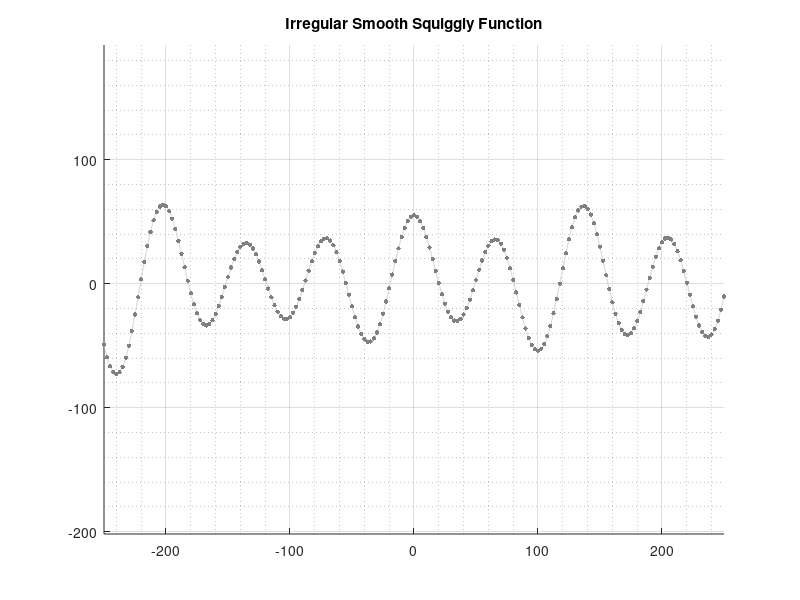
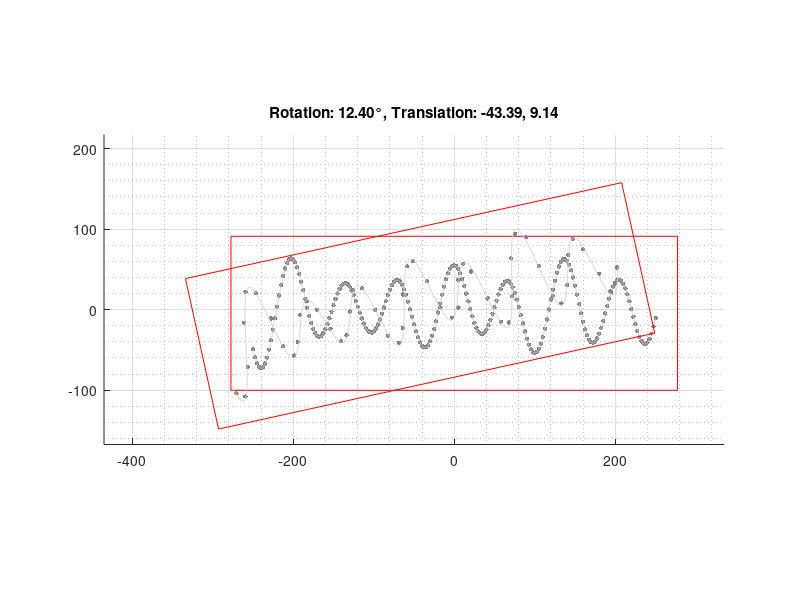

The MATLAB source for these figures, in order: (Note: this script raises an error after producing the figures.)
%% Point-to-point Iterative Closest Point Algorithm - 2D

% 2-dimensional hardware friendly implementation of the point-to-point 
% Iterative Closest Point (ICP) point cloud registration algorithm

out_dir_LIGHT = 'P2P_ICP_2D_Figures_LIGHT';
out_dir_DARK = 'P2P_ICP_2D_Figures_DARK';

%% Generate an irregular smooth squiggly function

% Parameters
range = 100;            % size of 2D square containing line (must be a whole number multiple of 4)
extent = 5;             % factor to scale range and define the horizontal extent of the line
n_points = 10;          % number of horizontal points per range increment
downsample_factor = 4;  % source point cloud downsample factor

% Initialize time signal vector for horizontal axis (x)
t = linspace(0, extent*range, extent*range*n_points+1);
y = zeros(size(t));

% Number of harmonic components (more terms = more irregularity)
num_terms = 100;

% Stocatically generated function
for k = 1:num_terms
    A = ((rand()*(2*(range/2)/3))+((range/2)/3))*(1/k);
    f = (rand()*1/range)+1/(2*range);
    phi = rand()*2*pi;
    if rand() > 0.5
        y = y + A * sin(2*pi*f*t + phi);
    else
        y = y + A * cos(2*pi*f*t + phi);
    end
end

% Densely sampled 2D point cloud
xy = [t' y'];

%% 2D Point Cloud

% Downsample the function to generate a 2D point cloud
pc = xy(1:range/4:end, :);

% Center the 2D point clout at zero (center the function data as well)
pc = pc - mean(pc, 1);
xy = xy - mean(xy, 1);

% Define corners for a bounding box around pc with a 20% border
border = min([0.2*(max(pc(:, 1))-min(pc(:, 1))), 0.2*(max(pc(:, 2))-min(pc(:, 2)))]);
cnrs = [min(pc(:, 1))-border, min(pc(:, 2))-border; ...
        max(pc(:, 1))+border, min(pc(:, 2))-border; ...
        max(pc(:, 1))+border, max(pc(:, 2))+border; ...
        min(pc(:, 1))-border, max(pc(:, 2))+border];
cnrs(end+1,:) = cnrs(1,:);

%% Downsample the point cloud

% Downsample the point cloud according to downsample_factor using binning
num_bins = ceil(size(pc, 1) / downsample_factor);
pc_downsampled = zeros(num_bins, 2);

% Compute the average of neighboring values and store the downsampled point cloud
for i = 1:num_bins
    bin_start = (i-1) * downsample_factor + 1;
    bin_end = min(i * downsample_factor, size(pc, 1));
    pc_downsampled(i, :) = mean(pc(bin_start:bin_end, :), 1);
end

%% Add some noise to simulate a real world acquisition

% Add Gaussian noise to the point cloud
noise_level = range/80; % Adjust the noise level as needed
noise = noise_level * randn(size(pc_downsampled)); % Generate Gaussian noise
pc_noisy = pc_downsampled + noise; % Add noise to the point cloud

%% Transform the point cloud

% Generate random rotation angle (in radians)
theta = (rand() * deg2rad(30)) - deg2rad(15);

% 2D rotation matrix
R = [cos(theta), -sin(theta);
     sin(theta),  cos(theta)];

% Random translation vector (1x2)
t = rand(1, 2)*2*range-range;

% Apply transformation: rotate then translate
pc_transformed = (R * pc_noisy')' + t;
xy_transformed = (R * xy')' + t;
cnrs_transformed = (R * cnrs')' + t;

%% Visualize point clouds

% Plot original function
figure; hold on;
plot(xy(:, 1), xy(:, 2), 'LineWidth', 0.1, 'Color', repmat(0.8, [1 3]));
scatter(pc(:, 1), pc(:, 2), 10, 'filled', 'MarkerFaceColor', repmat(0.5, [1 3]));
hold off;
axis equal;
grid on; grid minor;
title('Irregular Smooth Squiggly Function');
fig1 = gcf;

% Visualize point clouds before ICP
figure; hold on;

% Original point cloud
scatter(pc(:, 1), pc(:, 2), 10, 'filled', 'MarkerFaceColor', repmat(0.5, [1 3]));
plot(xy(:, 1), xy(:, 2), 'LineWidth', 0.1, 'Color', repmat(0.8, [1 3]));
plot(cnrs(:, 1), cnrs(:, 2), 'LineWidth', 0.1, 'Color', 'r');

% Transformed point cloud
scatter(pc_transformed(:, 1), pc_transformed(:, 2), 10, 'filled', 'MarkerFaceColor', [0.5 0.5 0.5]);
plot(xy_transformed(:, 1), xy_transformed(:, 2), 'LineWidth', 0.1, 'Color', repmat(0.8, [1 3]));
plot(cnrs_transformed(:, 1), cnrs_transformed(:, 2), 'LineWidth', 0.1, 'Color', 'r'); hold off;

% Get current axis limits
x_limits = xlim;
y_limits = ylim;

% Increase limits by 20%
x_range_increase = 0.05 * (x_limits(2) - x_limits(1));
y_range_increase = 0.05 * (y_limits(2) - y_limits(1));

% Set new axis limits
xlim([x_limits(1) - x_range_increase, x_limits(2) + x_range_increase]);
ylim([y_limits(1) - y_range_increase, y_limits(2) + y_range_increase]);

axis equal;
grid on; grid minor;
title(sprintf("Rotation: %.2f°, Translation: %.2f, %.2f", rad2deg(theta), t(1), t(2)));
fig2 = gcf;

%% Prompt the user to save figures

% Output directory
if ~exist(out_dir_LIGHT, 'dir')
    mkdir(out_dir_LIGHT);
elseif ~exist(out_dir_DARK, 'dir')
    mkdir(out_dir_DARK);
end

saveFiguresInput = input('Set save figures flag? (Y/N): ', 's');

if strcmpi(saveFiguresInput, 'Y')
    saveFigures = 1;
elseif strcmpi(saveFiguresInput, 'N')
    saveFigures = 0;
else
    error('Invalid input. Please enter Y or N.');
end

if saveFigures
    delete(fullfile(out_dir_LIGHT, '*'));
    delete(fullfile(out_dir_DARK, '*'));
    
    % Export light and dark theme versions
    fig1.Theme = 'light';
    fig1.Color = [0.95, 0.95, 0.95]; % figure background
    exportgraphics(fig1, sprintf('%s/squiggly_function.png', out_dir_LIGHT), 'Resolution', 300, 'Padding', 'figure');
    fig1.Theme = 'dark';
    fig1.Color = [0.15 0.15 0.15]; % figure background
    exportgraphics(fig1, sprintf('%s/squiggly_function.png', out_dir_DARK), 'Resolution', 300, 'Padding', 'figure');

    % Export light and dark theme versions
    fig2.Theme = 'light';
    fig2.Color = [0.95, 0.95, 0.95]; % figure background
    exportgraphics(fig2, sprintf('%s/point_clouds.png', out_dir_LIGHT), 'Resolution', 300, 'Padding', 'figure');
    fig2.Theme = 'dark';
    fig2.Color = [0.15 0.15 0.15]; % figure background
    exportgraphics(fig2, sprintf('%s/point_clouds.png', out_dir_DARK), 'Resolution', 300, 'Padding', 'figure');

    % Close figures to save memory
    close(fig1);
    close(fig2);
end

%% Iterative Closest Point (ICP) Algorithm

% Reference point cloud: pc
Q = pc;
% Input point cloud: pc_transformed
P = pc_transformed;

% The whole idea with the ICP algorithm is to, as the name implies, 
% iteratively transform the points in P such that they lie above their 
% corresponding points in Q

% Construct a k-dimensional (k-D) tree for the reference point cloud Q
Q_tree = KDTreeSearcher(Q);

% For each point in P, find the nearest point in Q
nearest_idx = knnsearch(Q_tree, P);
Q_nearest = Q(nearest_idx, :);

% Initialize the previous transformation error
prev_transformation_error = inf;

% Calculate the transformation error as the root mean squared distance
transformation_error = mean(sqrt(sum((P - Q_nearest).^2, 2)));

% Set a maximum number of iterations in the case of no convergence
max_iterations = 50; % Maximum number of iterations
iteration = 0; % Initialize iteration counter

% Continue to iterate while the transformation error continues to change
while (abs(prev_transformation_error - transformation_error) > 1e-4) && ((iteration-1) < max_iterations)
    
    % For each point in P, find the nearest point in Q
    tic;                                % Vectorized brute force implementation
    D = pdist2(P, Q, 'euclidean');
    [~, nearest_idx] = min(D, [], 2);
    Q_nearest = Q(nearest_idx, :);
    time_b = toc;
    tic;                                % MATLAB's built-in k-D tree implementation
    nearest_idx = knnsearch(Q_tree, P);
    Q_nearest = Q(nearest_idx, :);
    time_k = toc;
    fprintf("MATLAB's k-D tree implementation was %.2f%% faster.\n", 100 * (time_b - time_k) / time_b);

    % Visualize point clouds
    figure; hold on;
    
    % Reference point cloud
    scatter(Q(:, 1), Q(:, 2), 10, 'filled', 'MarkerFaceColor', repmat(0.5, [1 3]));
    plot(xy(:, 1), xy(:, 2), 'LineWidth', 0.1, 'Color', repmat(0.8, [1 3]));
    plot(cnrs(:, 1), cnrs(:, 2), 'LineWidth', 0.1, 'Color', 'r');

    % Input point cloud
    scatter(P(:, 1), P(:, 2), 10, 'filled', 'MarkerFaceColor', [0.5 0.5 0.5]);
    plot(xy_transformed(:, 1), xy_transformed(:, 2), 'LineWidth', 0.1, 'Color', repmat(0.8, [1 3]));
    plot(cnrs_transformed(:, 1), cnrs_transformed(:, 2), 'LineWidth', 0.1, 'Color', 'r');

    % For each point in P, draw a line to the nearest point in Q
    for i = 1:size(P, 1)
        plot([P(i, 1) Q_nearest(i, 1)], [P(i, 2) Q_nearest(i, 2)], 'LineWidth', 0.1);
    end
    
    % Get current axis limits
    x_limits = xlim;
    y_limits = ylim;
    
    % Increase limits by 20%
    x_range_increase = 0.05 * (x_limits(2) - x_limits(1));
    y_range_increase = 0.05 * (y_limits(2) - y_limits(1));
    
    % Set new axis limits
    xlim([x_limits(1) - x_range_increase, x_limits(2) + x_range_increase]);
    ylim([y_limits(1) - y_range_increase, y_limits(2) + y_range_increase]);
    
    axis equal;
    grid on; grid minor;
    title(sprintf("ICP Iteration %d | Transformation Error: %.2f", iteration, transformation_error));
    if saveFigures
        fig = gcf;

        % Export light adn dark theme versions
        fig.Theme = 'light';
        fig.Color = [0.95 0.95 0.95];
        exportgraphics(fig, sprintf('%s/ICP_iteration_%d.png', out_dir_LIGHT, iteration), 'Resolution', 300, 'Padding', 'figure');
        fig.Theme = 'dark';
        fig.Color = [0.15 0.15 0.15];
        exportgraphics(fig, sprintf('%s/ICP_iteration_%d.png', out_dir_DARK, iteration), 'Resolution', 300, 'Padding', 'figure');
        
        close(gcf);
    end

    % Compute centroids of P and its nearest points in Q
    P_centroid = mean(P, 1);
    Q_nearest_centroid = mean(Q_nearest, 1);
    
    % Center P and its nearest points in Q
    P_centered = P - P_centroid;
    Q_nearest_centered = Q_nearest - Q_nearest_centroid;
    
    % Evaluate the covariance matrix H
    H = P_centered' * Q_nearest_centered;

    % Compute the rotation that maximized alignment between centered point sets
    cos_theta = (H(1, 1) + H(2, 2))/(sqrt((H(1, 1) + H(2, 2))^2 + (H(1, 2) - H(2, 1))^2));
    sin_theta = (H(1, 2) - H(2, 1))/(sqrt((H(1, 1) + H(2, 2))^2 + (H(1, 2) - H(2, 1))^2));

    % Construct the 2D rotation matrix
    R = [cos_theta, -sin_theta; ...
         sin_theta, cos_theta];
    
    % Translation vector
    t = (Q_nearest_centroid' - R * P_centroid')';
    
    % Transform P
    P = (R * P')' + t;
    xy_transformed = (R * xy_transformed')' + t;
    cnrs_transformed = (R * cnrs_transformed')' + t;

    % Update the previous transformation error
    prev_transformation_error = transformation_error;

    % Calculate the transformation error as the root mean squared distance
    transformation_error = mean(sqrt(sum((P - Q_nearest).^2, 2)));

    % Increment the iteration counter
    iteration = iteration + 1;
end

if iteration >= max_iterations
    fprintf("Maximum iterations (%d) reached - STOPPED\n", max_iterations);
else
    fprintf("CONVERGED after %d iterations\n", iteration-1);
end